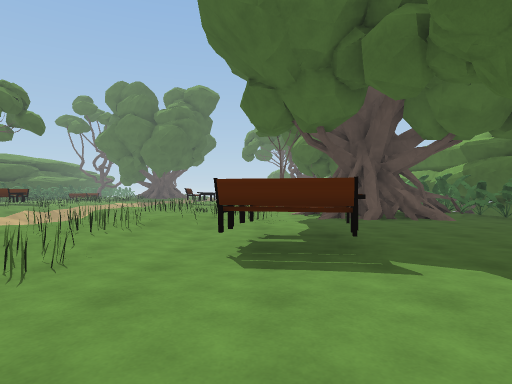
[1] (above)

24 first-person views from a walk through a Unity game level. The camera is 1.3 m above the floor, looks level and sees 75° across. The floor is counted in squares, 2 m on a side. Each view is taken from the middle of a square. On the plan, view 1 faces up. The plan holds only what a view shows up to about 10 squares ahead; the rest is blank. The place goes on beyond the plan. The player character is not drawn.

[2]
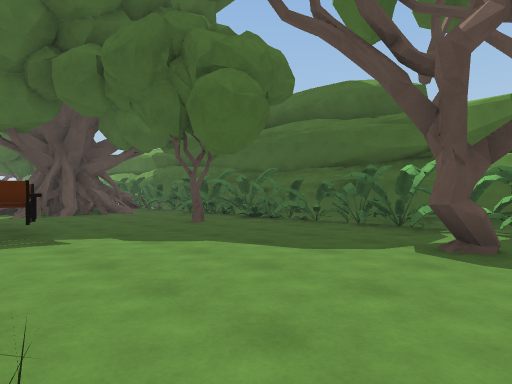

[3]
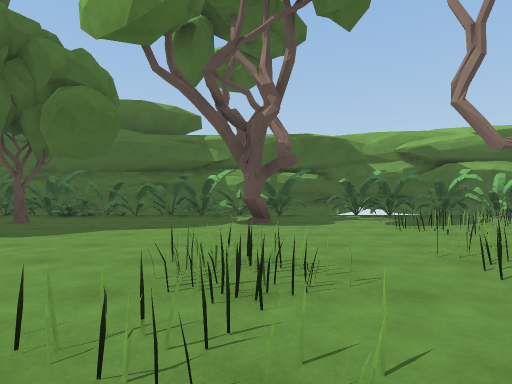

[4]
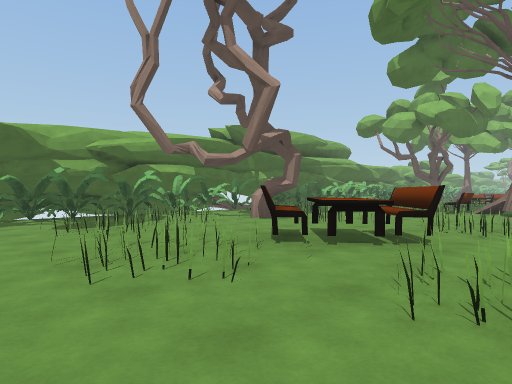

[5]
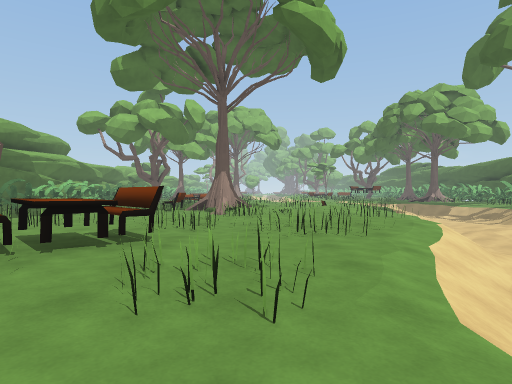

[6]
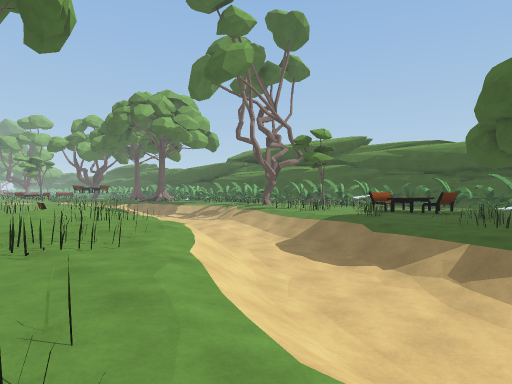

[7]
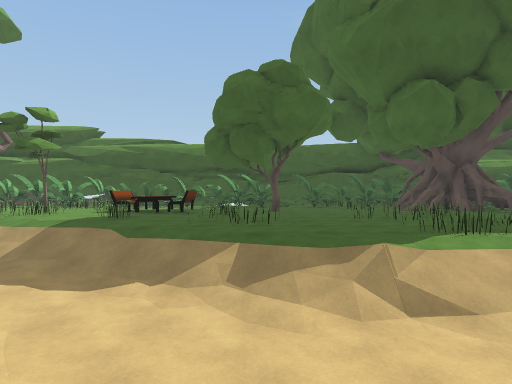

[8]
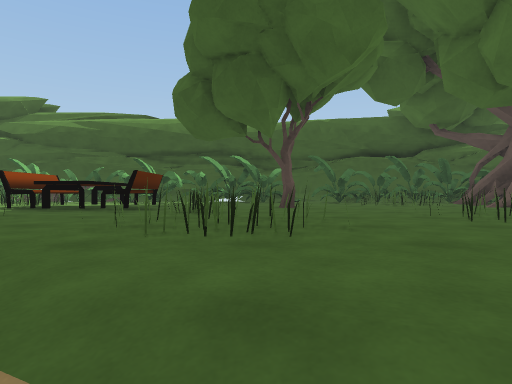

[9]
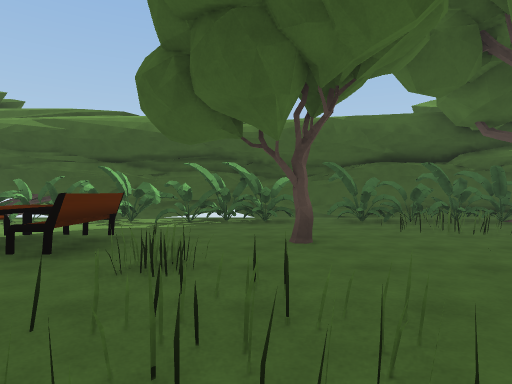

[10]
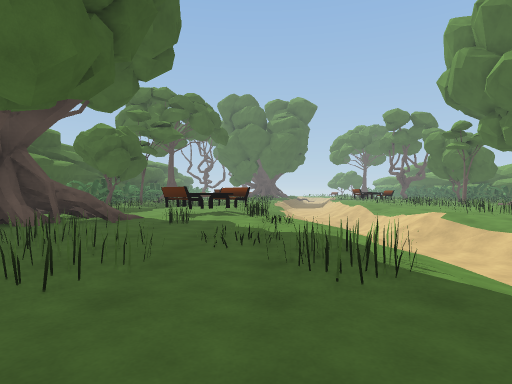

[11]
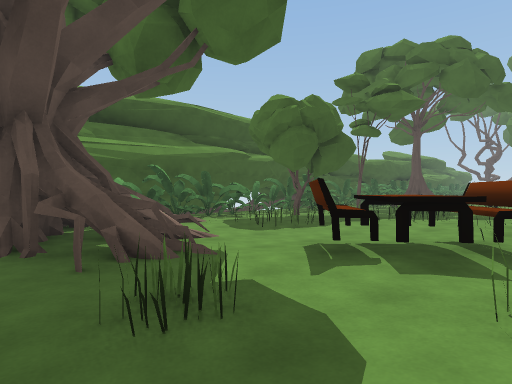

[12]
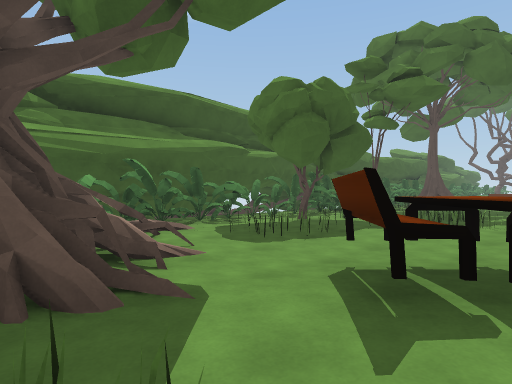

[13]
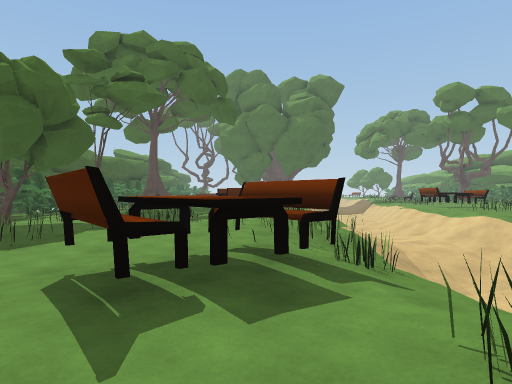

[14]
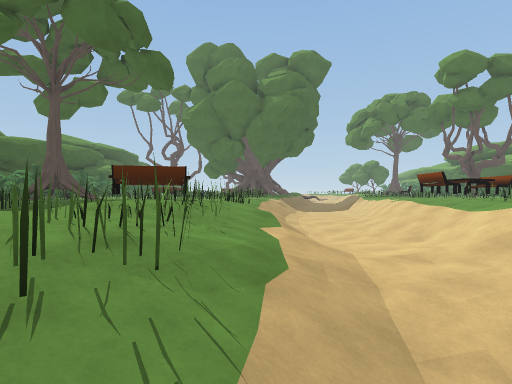

[15]
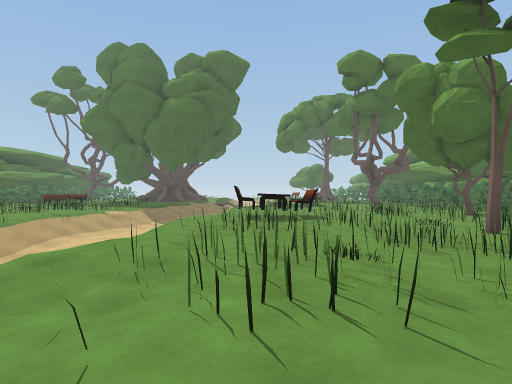

[16]
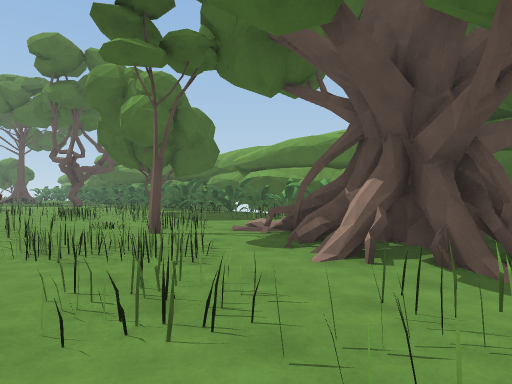

[17]
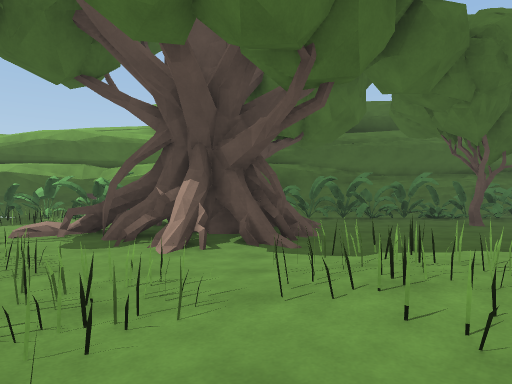

[18]
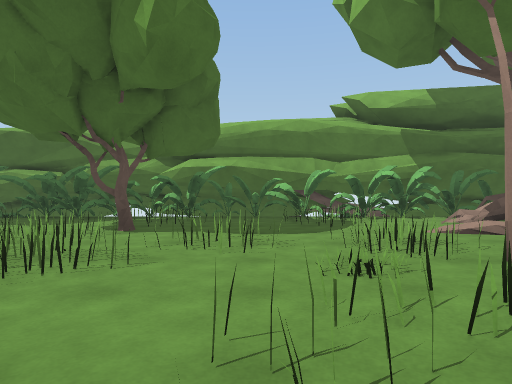

[19]
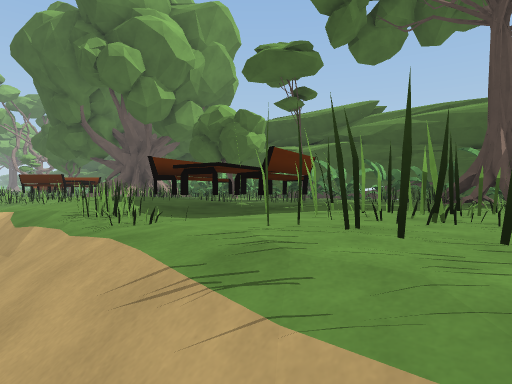

[20]
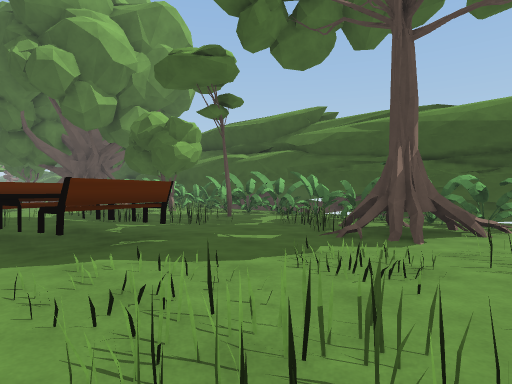

[21]
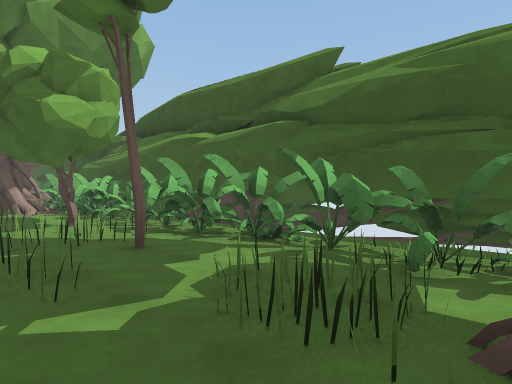

[22]
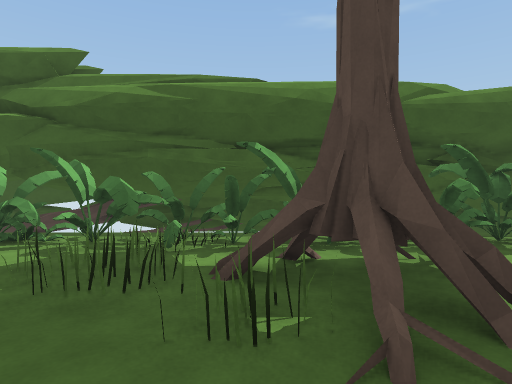

[23]
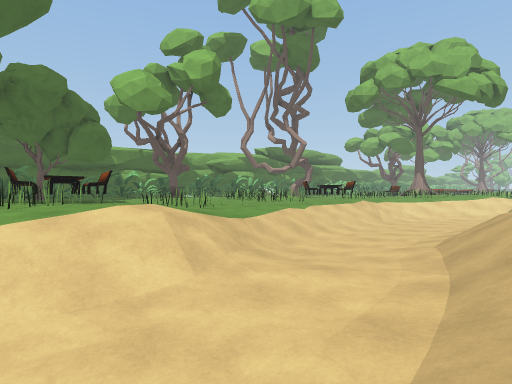

[24]
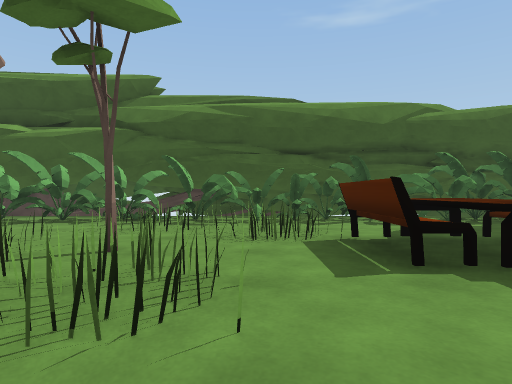

### Floor plan
Key: @ floor where view 1 was taken; # wall or solid block; . main floor; : floor 0.25 m higher than the main floor; - floor 0.25 m lower than the main floor; _ floor 1 m lower than the main floor; < floor 1.25 m lower than the main floor; / step, stairs or slope; = window, fence, low wall or low ledge; v drop or lower ground; B bench; T tree; O other object.
Columns run from 21 left of view 1 to 8 right of it. Each row starts with its distance up from view 1.
 21   # O                OO  O. O
 20   #OO  O....         .  ...OO
 19  ##OOT....O.O/       .O.O.OO##
 18  ##OOTT.O.O.//<   BB..O...OOO#
 17  ##.OTO.....//<//.BB...O....O
 16  ##O.O...BB.O////:..O.......#
 15 ###......BBO/////:O.O.O...OO##
 14 ###O...O.BB://////OOO.OT..O  #
 13 ###OOT...:OO//////./O..//..OO#
 12 vv OOOO.O/////////.O.O..#/=OO#
 11 #v OOOO.O.////<///OO...####O##
 10 ######.OOO./O/////O.O./####O##
  9   #.#=...::O//// /:...-###.O##
  8   ##O.O....O///  ..::O..#=..#
  7   #OO.OO.BBO/////.O::O.....OO
  6   #O  =.BBB///////O:.......OO
  5    OO##=.B.//////...-BB....O#
  4      ###=..O//_/////.BB..#.O#
  3   #  ###=O.O//<//-OO.......O#
  2   #####......//<//.........O##
  1   #OO#=.O..O.//<//.........O##
  0   #OOO...O...//<//OO.@......O#
 -1   #OOO...OO.O//<//.O.O...T..O#
 -2   #OO........//<//.........OO
 -3   # O..#.....//<//...O......O
 -4   #OO.....O///<<//O..OO.OO.OO
 -5   #OO...O.////<//....B..OO.OO
 -6   #.O..B...//<<//...BB...O.OO
 -7   #.O.BB..O//<//.O..BB...OOO#
 -8   #OO..B..//<<///OOO........#
 -9   #O..O...//<//::..OO/OO#.
-10   #.OO.TO///</  .:://..O.
-11   #OOO.O.  // OO..O......O
-12   #OO..O   /</-O.. .//O. O

Where each view was taken, in squares from view 1:
view 1: 0 up, 0 right, facing up
view 2: 2 down, 0 right, facing up-right
view 3: 1 down, 3 left, facing right
view 4: 2 down, 3 left, facing down-right
view 5: 2 down, 3 left, facing down
view 6: 3 down, 3 left, facing down-left
view 7: 4 down, 4 left, facing left
view 8: 4 down, 8 left, facing left
view 9: 4 down, 10 left, facing left
view 10: 4 down, 10 left, facing up
view 11: 2 up, 10 left, facing up-left
view 12: 3 up, 11 left, facing up-left
view 13: 3 up, 11 left, facing up
view 14: 7 up, 9 left, facing up
view 15: 8 up, 3 left, facing up
view 16: 8 up, 2 left, facing up-right
view 17: 9 up, 3 left, facing right
view 18: 16 up, 2 left, facing right
view 19: 19 up, 8 left, facing down-left
view 20: 20 up, 10 left, facing down-left
view 21: 17 up, 14 left, facing down-left
view 22: 17 up, 13 left, facing left
view 23: 7 up, 9 left, facing down-right
view 24: 9 down, 11 left, facing left
